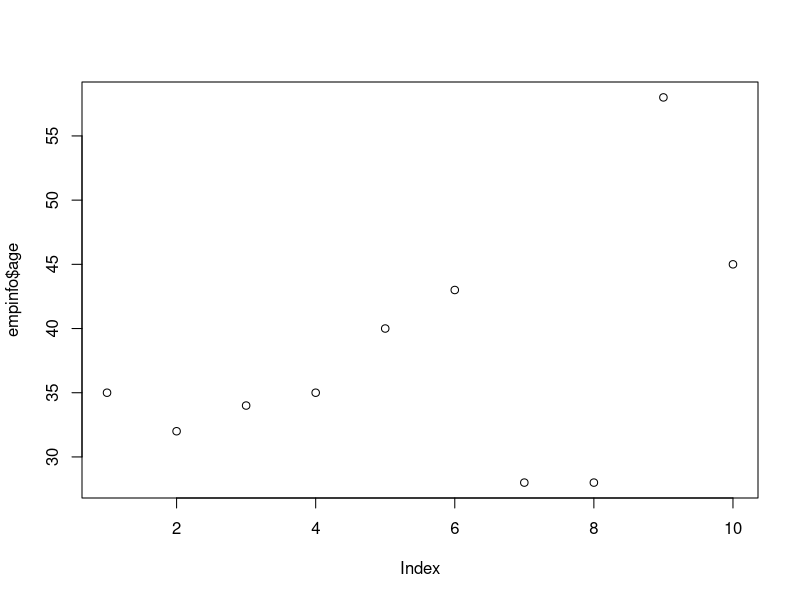
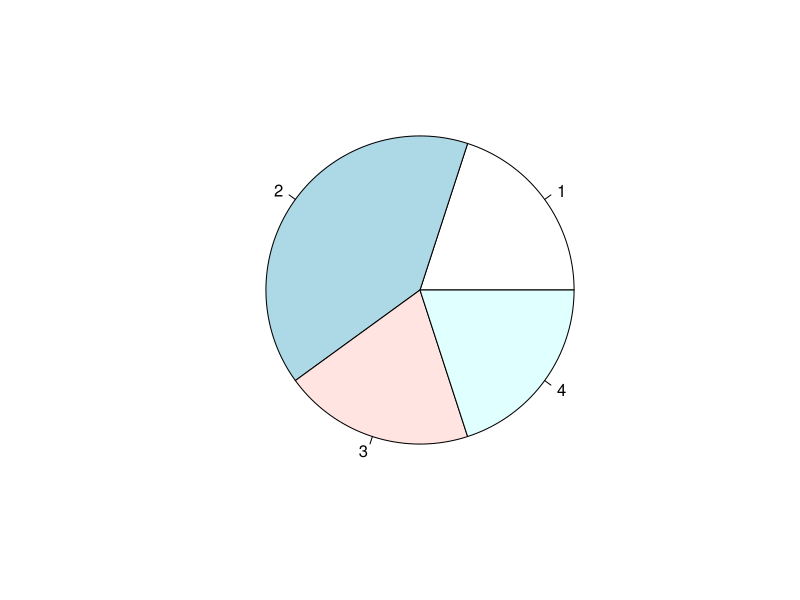
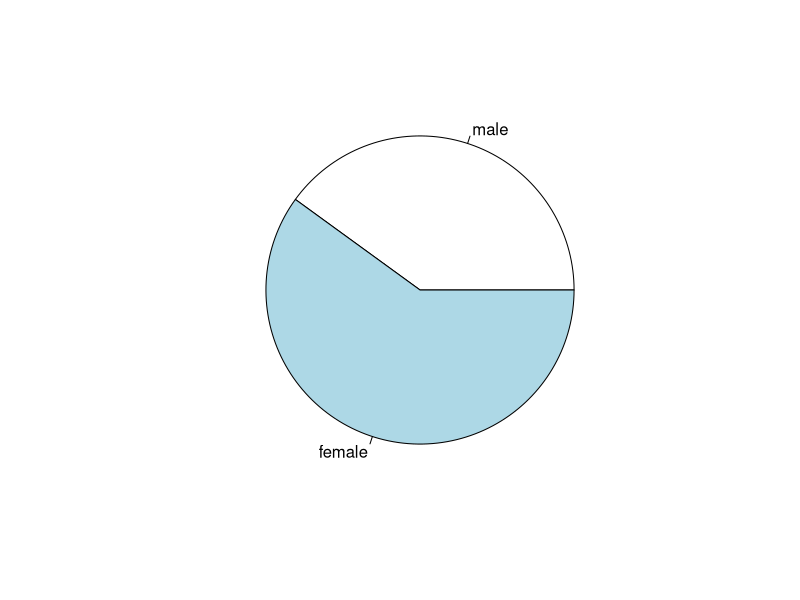
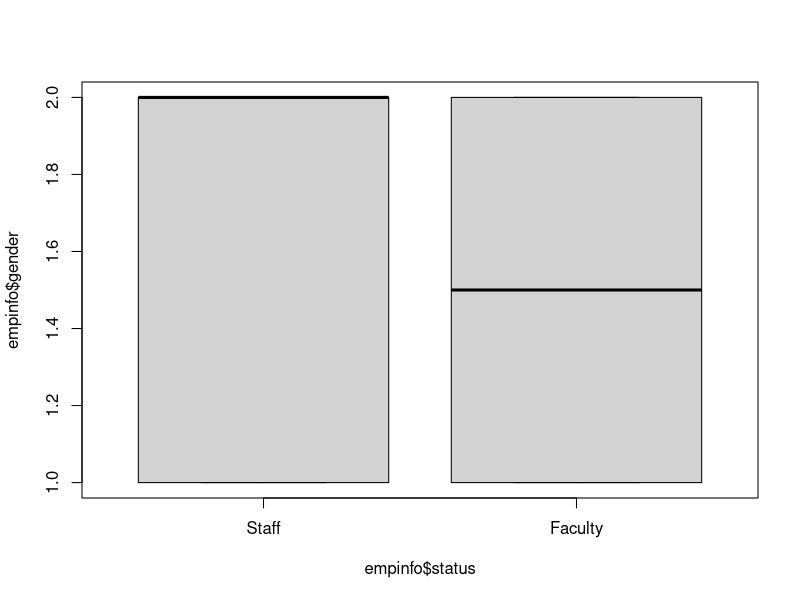
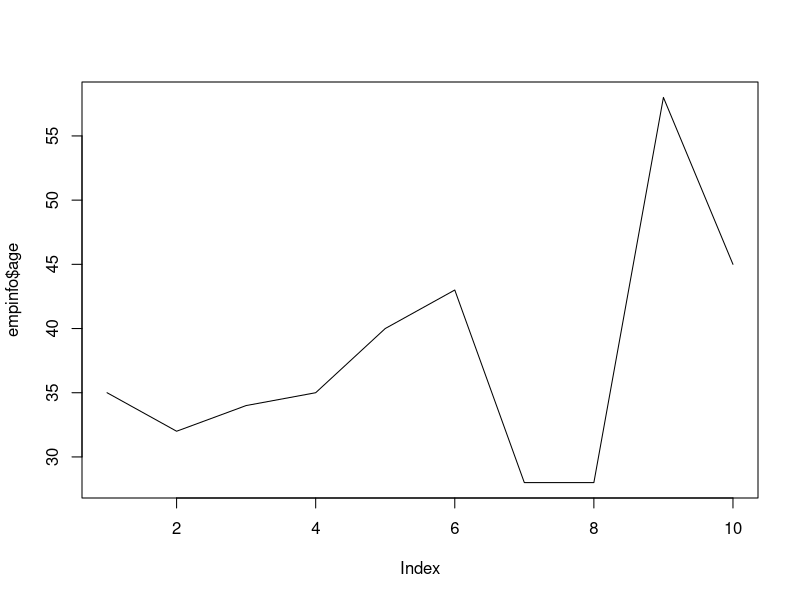
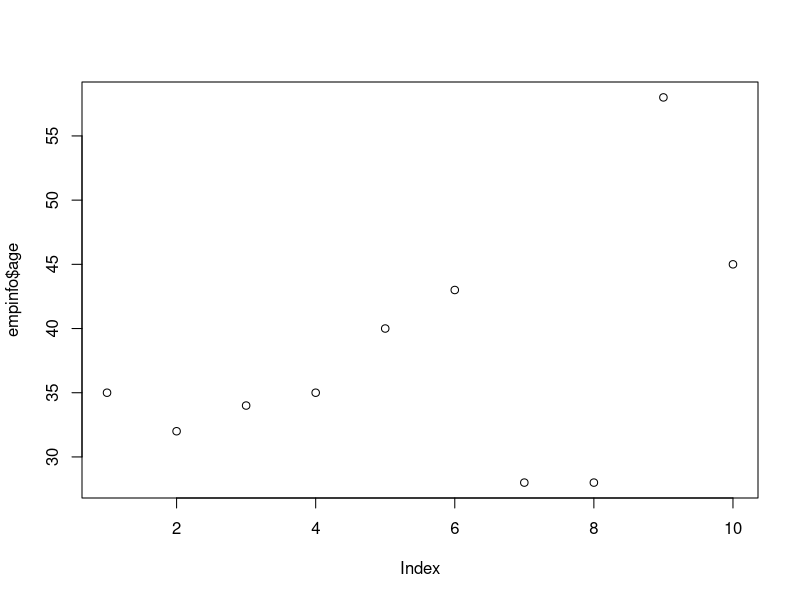

Generate these figures, in order, with R:
empid=c(501:510)
age=c(35,32,34,35,40,43,28,28,58,45)
gender=c(0,1,1,1,1,0,0,0,1,1)
status=c(2,2,2,3,3,2,3,3,2,2)

empinfo=data.frame(empid, age, gender, status)
empinfo

empinfo$gender=factor(empinfo$gender,labels=c("male","female"))
empinfo$gender

empinfo$status=factor(empinfo$status,labels=c("Staff","Faculty"))
empinfo

empmale=subset(empinfo,empinfo$gender=="male")
empmale

empstaff=subset(empinfo,empinfo$status=="Staff")
empstaff

empmalestaff=subset(empinfo,empinfo$gender=="male" & empinfo$status=="Staff")
empmalestaff

summary(empinfo)
                        
emptable=table(empinfo$gender,empinfo$status)
emptable

plot(empinfo$age)
pie(emptable)

pie(table(empinfo$gender))

boxplot(empinfo$gender~empinfo$status)

plot(empinfo$age,type='l')
plot(empinfo$age)

#create a dataset of your own with 5 variables and 10 entries
#2 numerical and 1 string, 2 factors
var1 = c(1, 2, 3, 4, 5, 6, 7, 8, 9, 10)  # Numerical variable 1
var2 = c(2, 4, 6, 8, 10, 12, 14, 16, 18, 20)  # Numerical variable 2
var3 = c("red", "blue", "green", "yellow", "orange", "red", "blue", "green", "yellow", "orange")  # String variable
var4 = factor(c(1, 2, 1, 2, 1, 2, 1, 2, 1, 2), labels = c("Category A", "Category B"))  # Factor variable 1
var5 = factor(c(1, 1, 2, 2, 1, 1, 2, 2, 2, 2), labels = c("Low", "High"))  # Factor variable 2

custom_dataset <- data.frame(var1, var2, var3, var4, var5)
custom_dataset